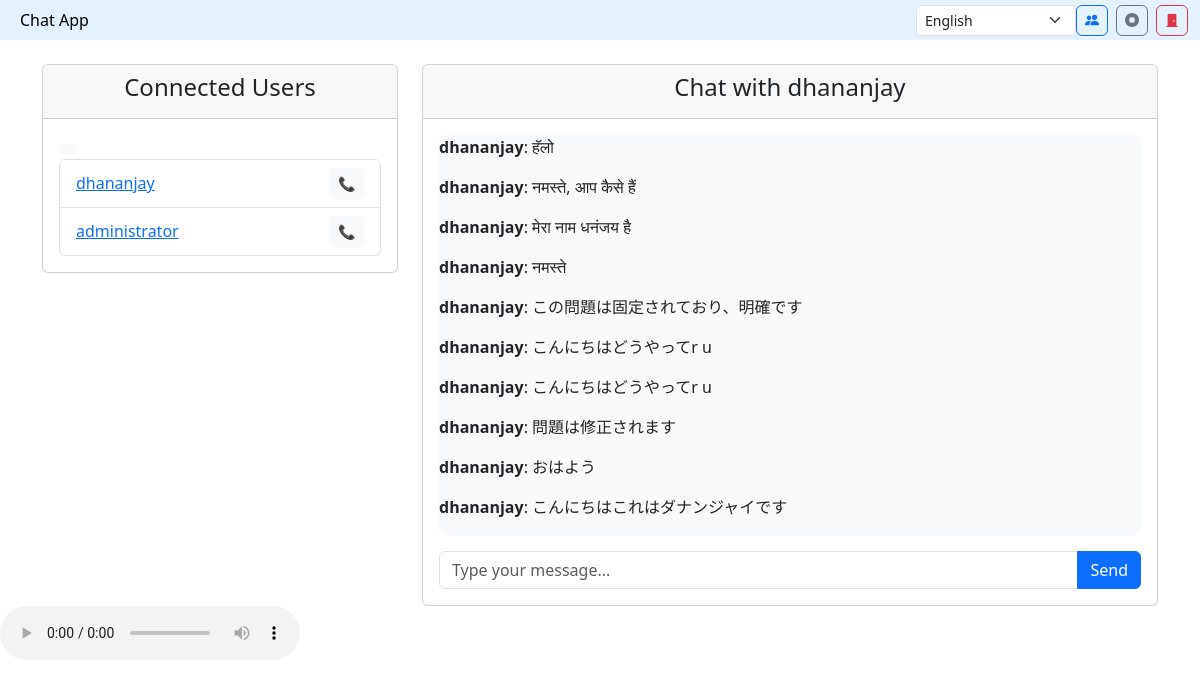
/chat/2/ (signed in), run on an earlier commit of the app's database.
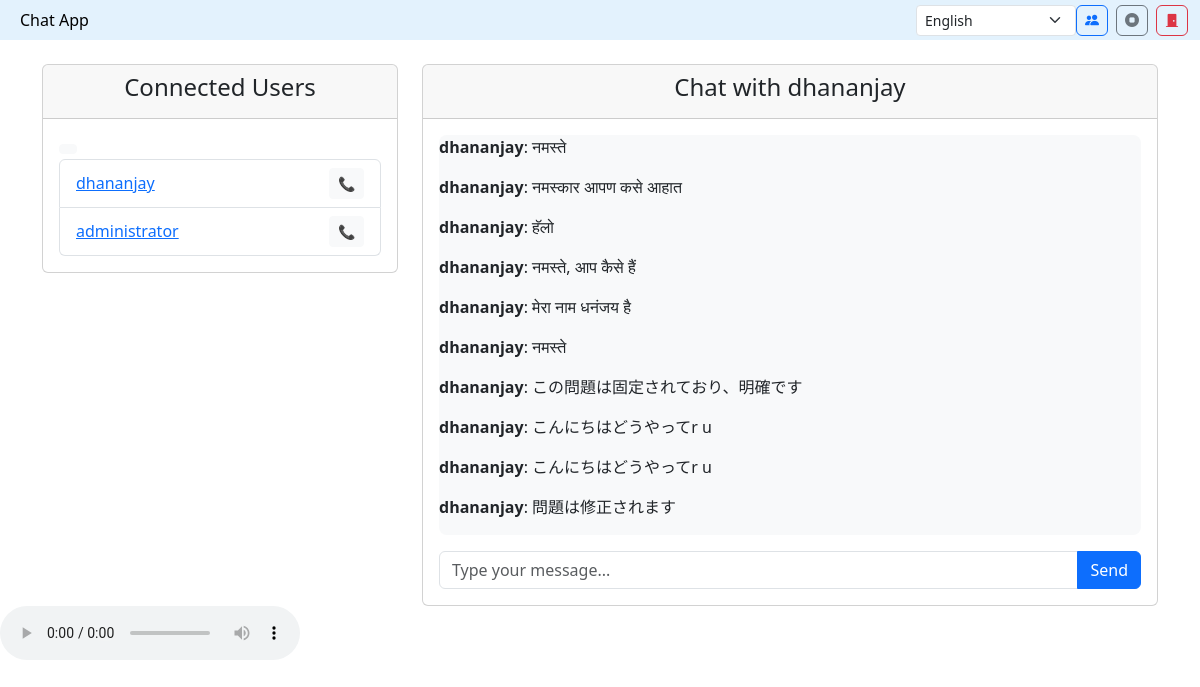
And on a later commit of the database.
### chat/models.py (models this page shows, shortened)
class Chat(models.Model):
    sender = models.ForeignKey(User, on_delete=models.CASCADE, related_name="sent_messages")
    receiver = models.ForeignKey(User, on_delete=models.CASCADE, related_name="received_messages")
    message = models.TextField()
    timestamp = models.DateTimeField(auto_now_add=True)

### chat/views.py (the view)
# urls.py: path("chat/<int:user_id>/", chat_view, name="chat"),
@login_required
def chat_view(request, user_id):
    receiver = User.objects.get(id=user_id)
    chat_history = (
        (
            Chat.objects.filter(sender=request.user, receiver=receiver)
            | Chat.objects.filter(sender=receiver, receiver=request.user)
        )
        .order_by("timestamp")
        .reverse()
    )
    if request.method == "POST":
        message = request.POST.get("message")
        if message:
            Chat.objects.create(sender=request.user, receiver=receiver, message=message)
            return redirect("chat", user_id=user_id)
    users = User.objects.exclude(id=request.user.id)
    return render(
        request,
        "chat.html",
        {"receiver": receiver, "chat_history": chat_history, "users": users},
    )

### chat/templates/chat.html (shortened to what this page needs)
<!DOCTYPE html>
<html lang="en">
{% load static %}
<head>
  <link rel="stylesheet" href="https://cdn.jsdelivr.net/npm/bootstrap@5.3.0/dist/css/bootstrap.min.css">
  <link rel="stylesheet" href="https://cdn.jsdelivr.net/npm/bootstrap-icons@1.13.1/font/bootstrap-icons.min.css">
</head>
<body>
  <nav class="navbar navbar-light" style="background-color: #e3f2fd;">
    <div class="container-fluid">
      <a class="navbar-brand" href="#">Chat App</a>
      <div class="d-flex">
        <select id="languageSelect" class="form-select form-select-sm" style="width: 160px;"
          onchange="changeLanguage(this.value)">
          <option value="en">English</option>
        </select>
        <button id="startMeetingBtn" class="btn btn-outline-primary me-2" title="Start meeting"><i
            class="bi bi-people-fill"></i></button>
        <button id="stopCall" class="btn btn-outline-secondary me-2" title="Stop call"><i
            class="bi bi-stop-circle-fill"></i></button>
        <a href="{% url 'login' %}" class="btn btn-outline-danger" title="Logout"><i
            class="bi bi-door-closed-fill"></i></a>
      </div>
    </div>
  </nav>
  <div class="container mt-4">
    <div class="row">
      <div class="col-md-4">
        <div class="card">
          <div class="card-header text-center">
            <h4>Connected Users</h4>
          </div>
          <div class="card-body">
            <button onclick="console.log('📞 inline click fired')" class="btn btn-sm btn-light"> </button>
            <ul class="list-group">
              {% for user in users %}
              <li class="list-group-item user-card d-flex justify-content-between align-items-center"
                data-userid="{{ user.id }}">
                <div class="user-info">
                  <a href="{% url 'chat' user.id %}" class="user-link">{{ user.username }}</a>
                </div>
                <div class="call-button-wrapper">
                  <button class="btn btn-sm btn-light" onclick="selectAndStartCall(this)">📞</button>
                </div>
              </li>
              {% empty %}
              <li class="list-group-item text-muted text-center">No users available.</li>
              {% endfor %}
            </ul>
          </div>
        </div>
      </div>
      <div class="col-md-8">
        <div class="card">
          <div class="card-header text-center">
            <h4>Chat with {{ receiver.username }}</h4>
          </div>
          <div class="card-body">
            <div class="chat-box" id="chatbox">
              {% for chat in chat_history %}
              <p><strong>{{ chat.sender.username }}</strong>: {{ chat.message }}</p>
              {% endfor %}
            </div>
            <form id="chatForm" method="POST" class="mt-3">
              <div class="input-group">
                <input type="text" id="messageInput" name="message" class="form-control"
                  placeholder="Type your message...">
                <button type="button" id="sendMessage" class="btn btn-primary">Send</button>
              </div>
            </form>
          </div>
        </div>
      </div>
    </div>
  </div>
  <audio id="translatedAudio" controls></audio>
</body>
</html>

### chat/templates/chat.html (style rules this page uses)
.navbar { padding-top: 0.25rem; padding-bottom: 0.25rem; min-height: 40px; }
.navbar-brand { font-size: 1rem; padding: 0.25rem 0.5rem; }
.navbar .form-select, .navbar .btn { font-size: 0.875rem; padding: 0.25rem 0.5rem; height: auto; }
.chat-box { height: 400px; overflow-y: auto; border-radius: 8px; background-color: #f8f9fa; }
.user-card button { position: relative; z-index: 10; }
.user-card { position: relative; }
.call-button-wrapper { z-index: 10; position: relative; }
.user-link { display: inline-block; margin-right: 10px; z-index: 1; }

What changed in the data, as far as the page shows it:
no longer on this page (row unchanged): Chat: sender.username "dhananjay", message "おはよう"
no longer on this page (row unchanged): Chat: sender.username "dhananjay", message "こんにちはこれはダナンジャイです"
added Chat: sender.username "dhananjay", message "नमस्ते"
added Chat: sender.username "dhananjay", message "नमस्कार आपण कसे आहात"
